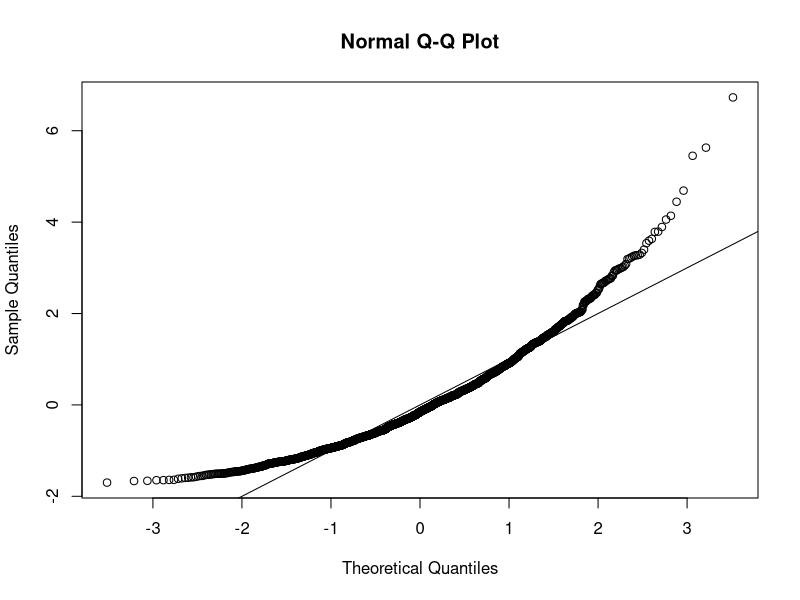
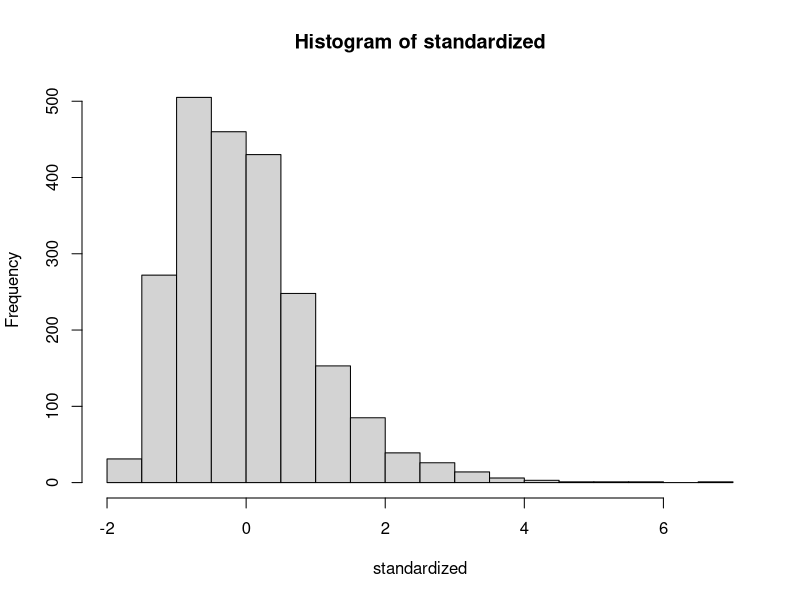
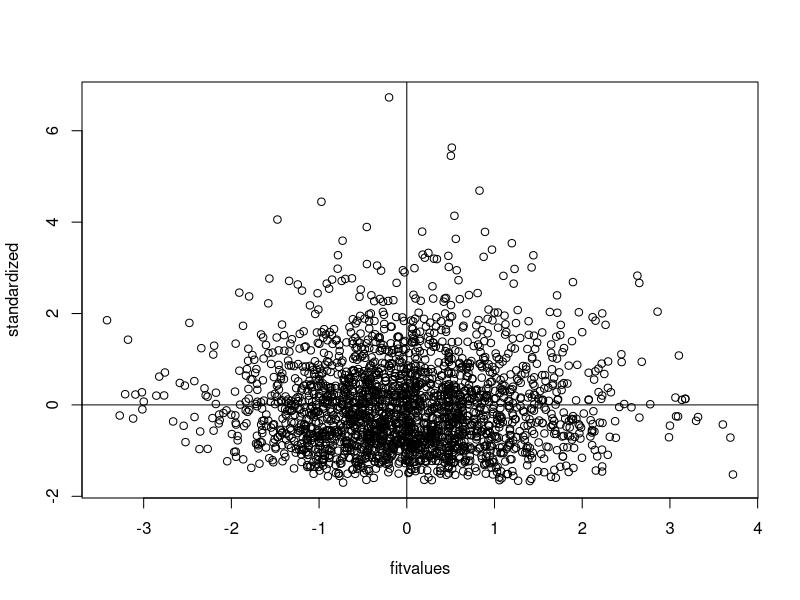

R code for these plots, in order: (Note: this script raises an error after producing the figures.)
setwd("E:/GA/Scales")
master = read.csv("Meaning_Scales_PIL_RR_RN_Paper.csv")
summary(master)

####DATA SCREENING####
##accuracy##

##Missing Data##
library(mice)
percentmiss = function(x){ sum(is.na(x))/length(x) *100 }

##Going by rows ONLY
notypos = master
missing = apply(notypos[ , 3:22], 1, percentmiss) 
table(missing)

##replace only the data that you should
replacepeople = notypos[ missing <= 5 , ]  
dontpeople = notypos[ missing > 5 , ]

##figure out the columns to exclude (survey data)
apply(replacepeople, 2, percentmiss)
replacecolumn = replacepeople[ , -c(1,2,23)]
dontcolumn = replacepeople[ , c(1,2,23)]

##let's mice it!
tempnomiss = mice(replacecolumn)
nomiss = complete(tempnomiss, 1)
summary(nomiss)

##put everything back together
filledin_none = cbind(dontcolumn, nomiss)
summary(filledin_none)

##Outliers##
mahal = mahalanobis(filledin_none[ , -c(1:3)], 
                    colMeans(filledin_none[ , -c(1:3)], na.rm = TRUE),
                    cov(filledin_none[ , -c(1:3)], use="pairwise.complete.obs"))

cutoff = qchisq(.999,ncol(filledin_none[ , -c(1:3)])) 
summary(mahal < cutoff)
noout = filledin_none[ mahal < cutoff, ]

##additivity: correlations
correlations = cor(noout[,-c(1:3)], use="pairwise.complete.obs")
symnum(correlations)

##make the random stuff
random = rchisq(nrow(noout), 7)
##be sure here not to include the ID columns!
fake = lm(random~., data=noout[ , -c(1:3)])

##get the linearity plot
##create the standardized residuals
standardized = rstudent(fake)
qqnorm(standardized)
abline(0,1)

##multivariate normality
hist(standardized, breaks=15)

##homogeneity and homoscedaticity
fitvalues = scale(fake$fitted.values)
plot(fitvalues, standardized) 
abline(0,0)
abline(v = 0)

##Scoring
PIL <- rowSums(noout[, c(4:23)])
PIL

EL<- rowSums(noout[, c(5,8,10,13,20:22)])
EL

PL<- rowSums(noout[, c(6,11,23)])
PL

##CFA with internal + external + noout datasets / need to drop paper
nooutnop = subset(noout, Source < 2)
nomissnop = subset(filledin_none, Source < 2)

notrandom = subset(nomissnop, Source == 0)
random = subset(nomissnop, Source == 1)

library(lavaan)
overallmodel = '
EX =~ Q31_1 + Q35_1 + Q37_1 + Q40_1 + Q47_1 + Q48_1 + Q49_1 
PR =~ Q33_1 + Q38_1 + Q50_1
'

overallmodel2 = '
PIL =~ ALL QUESTIONS
'

##fit for overall (excluding paper)
overall.fit = cfa(model = overallmodel, 
                  data = nomissnop, 
                  meanstructure = TRUE)

summary(overall.fit, 
        standardized=TRUE, 
        rsquare=TRUE, 
        fit.measure = TRUE) ##no heywood cases

##fit for random 
random.fit = cfa(overallmodel, 
                 data = random, 
                 meanstructure = TRUE)
summary(random.fit, 
        standardized = TRUE, 
        rsquare = TRUE, 
        fit.measure = TRUE)

fitMeasures(random.fit) ##Dr. B, is this line of code necessary?

##fit for not random 
notrandom.fit = cfa(overallmodel, 
                    data = notrandom, 
                    meanstructure = TRUE)
summary(notrandom.fit, 
        standardized = TRUE, 
        rsquare = TRUE, 
        fit.measure = TRUE)

##invariances 
library(semTools)
multisteps = measurementInvariance(overallmodel, 
                                   data = nomissnop, 
                                   group = 'Source', 
                                   strict = T)

fitmeasures(multisteps)
fitMeasures(multisteps$fit.configural)
fitMeasures(multisteps$fit.loadings)
fitMeasures(multisteps$fit.intercepts)
fitMeasures(multisteps$fit.residuals)
fitMeasures(multisteps$fit.means)
